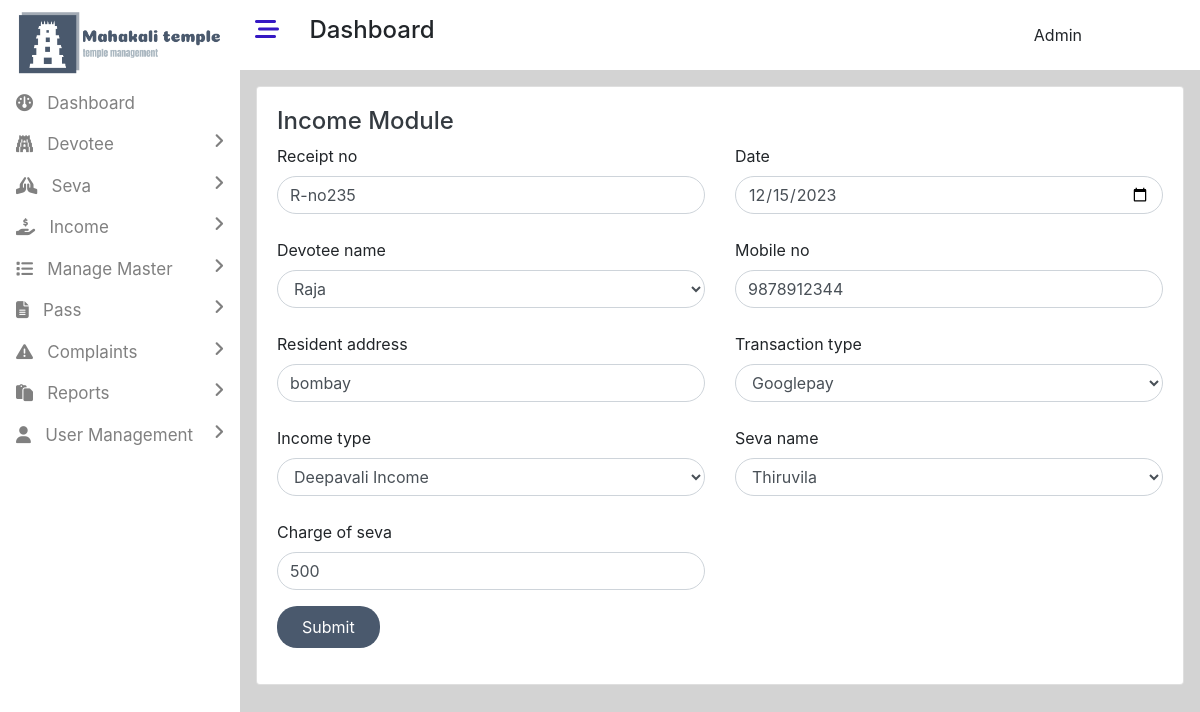
Page /admin/edit_income.php?id=2 (signed in) on the committed database.
### tables this page shows
CREATE TABLE `income` (
  `in_id` int(11) NOT NULL,
  `receipt_no` varchar(10) NOT NULL,
  `rdate` varchar(30) NOT NULL,
  `devotee_id` int(11) NOT NULL,
  `phone` varchar(20) NOT NULL,
  `address` text NOT NULL,
  `payment_type` varchar(30) NOT NULL,
  `income_type_id` int(11) NOT NULL,
  `seva_id` int(11) NOT NULL,
  `charge` int(11) NOT NULL,
  `ireading_time` timestamp NOT NULL DEFAULT current_timestamp() ON UPDATE current_timestamp()
);

CREATE TABLE `devotee` (
  `devotee_id` int(11) NOT NULL,
  `devotee_name` varchar(50) NOT NULL,
  `bdate` varchar(50) NOT NULL,
  `phone` varchar(10) NOT NULL,
  `religion` varchar(10) NOT NULL,
  `state_id` int(11) NOT NULL,
  `district_id` int(11) NOT NULL,
  `taluka_id` int(11) NOT NULL,
  `status` varchar(30) NOT NULL DEFAULT 'active',
  `registered_time` timestamp NOT NULL DEFAULT current_timestamp() ON UPDATE current_timestamp()
);

CREATE TABLE `seva` (
  `seva_id` int(11) NOT NULL,
  `seva_name` varchar(50) NOT NULL,
  `charge` varchar(50) NOT NULL,
  `no_of_person` varchar(50) NOT NULL,
  `reading_time` timestamp NOT NULL DEFAULT current_timestamp() ON UPDATE current_timestamp()
);

### admin/admin_db.php (called while the page is built, shortened)
<?php
$con=mysqli_connect("localhost","root","","temple");
        ?>
        <?php
class income
{
    public function get_income_byId($id)
    {
        global $con;
        $sql="select * from income inner join devotee on devotee.devotee_id=income.devotee_id inner join
        seva on income.seva_id=seva.seva_id inner join income_type on income.income_type_id=income_type.income_type_id where income.in_id=$id";
        $result=mysqli_query($con,$sql);
        $row=mysqli_fetch_assoc($result);
        return $row;
    }
}
        ?>

### admin/edit_income.php (the view, shortened to what this page needs)
<!DOCTYPE html>
<html lang="en">
<head>
    <link rel="stylesheet" href="../assets/bootstrap/bootstrap.min.css">
    <link rel="stylesheet" href="https://cdnjs.cloudflare.com/ajax/libs/font-awesome/6.4.2/css/all.min.css"  />
    <link rel="stylesheet" href="css/style.css">
</head>
<body class="dashboard-page">
<div>
<?php
include("includes/leftbar.php");
?>
<div style="width:80%;height:100vh;" class="float-right main-content">
<?php
include("includes/header.php");
?>
<div class="container p-3">
<div class="card">
    <div class="card-body">
<?php
include("admin_db.php");
$incom=new income();
$income=$incom->get_income_byId($_GET["id"]);
?>
<form action="" method="post" autocomplete="off">
<h4><a href="manage_income.php" class="text-decoration-none text-dark">Income Module</a></h4>
<div class="row">
    <div class="col">
      <label for="country">Receipt no</label>
      <input type="text" class="form-control state-bor" value="<?=$income['receipt_no']?>" id="email" name="receipt_no" required>
    </div>
    <div class="col">
      <label for="country">Date</label>
      <input type="date" class="form-control state-bor" id="email" value="<?=$income['rdate']?>" name="rdate" required>
    </div>
</div>
<div class="row mt-4">
    <div class="col">
      <label for="country">Devotee name</label>
      <select class="form-control state-bor" name="devotee_id" required>
<?php
include("../db.php");
$sql4="select * from devotee";
$result4=mysqli_query($con,$sql4);
if(mysqli_num_rows($result4)>0)
{
  while($row4=mysqli_fetch_assoc($result4))
  {
    ?>
    <option value="<?=$row4['devotee_id']?>" <?php if($income["devotee_id"]==$row4['devotee_id']) { echo "selected"; } ?>><?=$row4["devotee_name"]?></option>
    <?php
  }
}
?>
      </select>
    </div>
    <div class="col">
      <label for="country">Mobile no</label>
      <input type="text" class="form-control state-bor" id="email" value="<?=$income['phone']?>" maxlength="10" name="phone" required>
    </div>
</div>
<div class="row mt-4">
    <div class="col">
      <label for="country">Resident address</label>
      <input type="text" class="form-control state-bor" value="<?=$income['address']?>" id="email" maxlength="10" name="address" required>
    </div>
    <div class="col">
      <label for="country">Transaction type</label>
      <select class="form-control state-bor" name="payment_type" required>
        <option value="Googlepay" <?php if($income["payment_type"]=="Googlepay") { echo "selected"; } ?>>Googlepay</option>
      </select>
    </div>
</div>
<div class="row mt-4">
<div class="col">
      <label for="country">Income type</label>
      <select class="form-control state-bor" name="income_type_id" required>
<?php
include("../db.php");
$sql4="select * from income_type";
$result4=mysqli_query($con,$sql4);
if(mysqli_num_rows($result4)>0)
{
  while($row4=mysqli_fetch_assoc($result4))
  {
    ?>
    <option value="<?=$row4['income_type_id']?>" <?php if($income["income_type_id"]==$row4['income_type_id']) { echo "selected"; } ?>><?=$row4["income_type_name"]?></option>
    <?php
  }
}
?>
      </select>
    </div>
    <div class="col">
      <label for="country">Seva name</label>
      <select class="form-control  state-bor" name="seva_id" onchange="getSevaCharges(this.value)" required>
<?php
include("../db.php");
$sql4="select * from seva";
$result4=mysqli_query($con,$sql4);
if(mysqli_num_rows($result4)>0)
{
  while($row4=mysqli_fetch_assoc($result4))
  {
    ?>
    <option value="<?=$row4['seva_id']?>" <?php if($income["seva_id"]==$row4['seva_id']) { echo "selected"; } ?>><?=$row4["seva_name"]?></option>
    <?php
  }
}
?>
      </select>
    </div>
</div>
<div class="row mt-4">
    <div class="col">
      <label for="country">Charge of seva</label>
      <input type="number" class="form-control state-bor" value="<?=$income['charge']?>" id="charge" maxlength="10" name="charge" required>
    </div>
    <div class="col">
    </div>
</div>
  <button type="submit" class="btn button-color mt-3 text-white px-4 py-2" name="edit_income">Submit</button>
</div>
</div>
</div>
</div>
</div>
</body>
</html>

### admin/css/style.css (style rules this page uses)
.main-content { background-color:lightgray; }

### admin/edit_income.php (style rules this page uses)
.button-color { background-color:rgb(74,89,109); border-radius:20px; }
.state-bor { border-radius:40px; }

### rows in the picture
income: receipt_no "R-no235", rdate "12/15/2023", phone "9878912344", address "bombay", payment_type "Googlepay", charge "500"

### other values in the picture
form field devotee_id "Raja"
form field income_type_id "Deepavali Income"
form field seva_id "Thiruvila"
